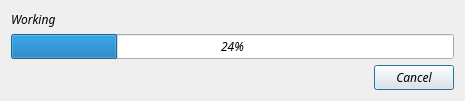
<?xml version="1.0" encoding="UTF-8"?>
<ui version="4.0">
 <class>DlgWorkingTask</class>
 <widget class="QDialog" name="DlgWorkingTask">
  <property name="geometry">
   <rect>
    <x>0</x>
    <y>0</y>
    <width>465</width>
    <height>98</height>
   </rect>
  </property>
  <property name="font">
   <font>
    <family>Sans Serif</family>
    <pointsize>9</pointsize>
    <italic>true</italic>
   </font>
  </property>
  <property name="windowTitle">
   <string notr="true">Working</string>
  </property>
  <layout class="QVBoxLayout" name="verticalLayout">
   <item>
    <widget class="QLabel" name="ActionLabel">
     <property name="text">
      <string notr="true">Working</string>
     </property>
    </widget>
   </item>
   <item>
    <widget class="QProgressBar" name="ProgressBar">
     <property name="value">
      <number>24</number>
     </property>
    </widget>
   </item>
   <item>
    <layout class="QHBoxLayout" name="horizontalLayout">
     <property name="spacing">
      <number>0</number>
     </property>
     <property name="margin">
      <number>0</number>
     </property>
     <item>
      <spacer name="horizontalSpacer">
       <property name="orientation">
        <enum>Qt::Horizontal</enum>
       </property>
       <property name="sizeHint" stdset="0">
        <size>
         <width>40</width>
         <height>20</height>
        </size>
       </property>
      </spacer>
     </item>
     <item>
      <widget class="QPushButton" name="CancelBt">
       <property name="text">
        <string>Cancel</string>
       </property>
      </widget>
     </item>
    </layout>
   </item>
  </layout>
 </widget>
 <resources/>
 <connections/>
</ui>
